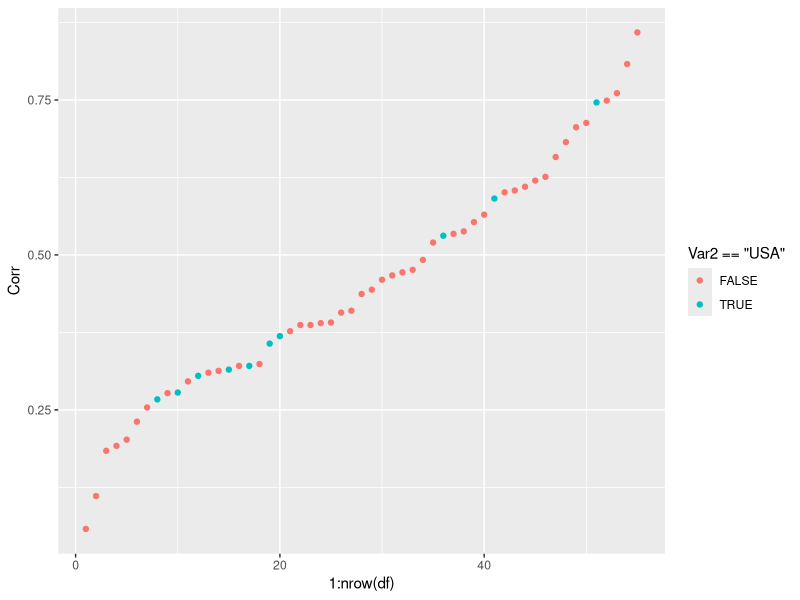
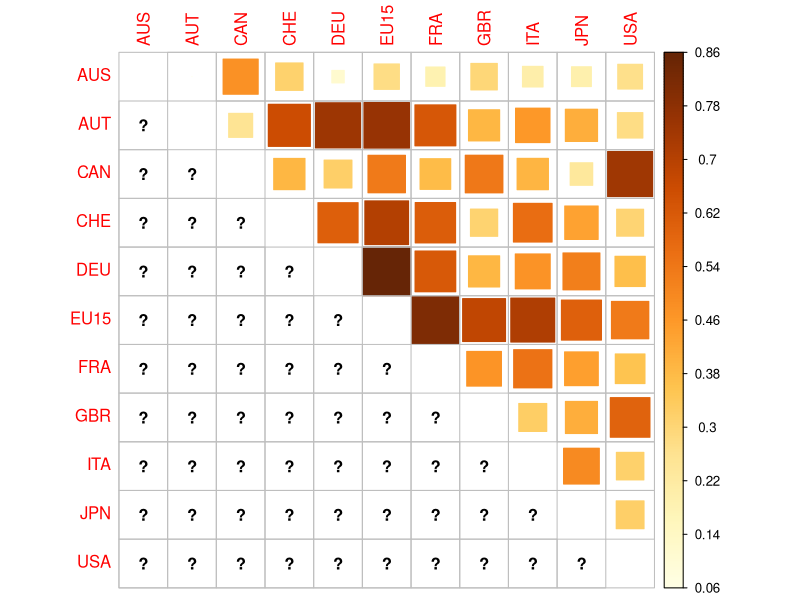

These figures' R source, in order:
###########################################################
### Read in text block as a matrix, then manipulate the matrix
### into a df suitable for correlation calcs
###########################################################

library(ggplot2)
library(corrplot)

x <- as.matrix(read.table(text = "AUS   AUT   CAN   CHE   DEU  EU15   FRA   GBR   ITA   JPN   USA
                          AUS  1.000 0.058 0.476 0.313 0.111 0.277 0.184 0.296 0.202 0.192 0.267
                          AUT  0.058 1.000 0.254 0.658 0.749 0.761 0.626 0.387 0.460 0.410 0.278
                          CAN  0.476 0.254 1.000 0.390 0.321 0.534 0.377 0.538 0.391 0.231 0.746
                          CHE  0.313 0.658 0.390 1.000 0.604 0.706 0.610 0.310 0.565 0.437 0.305
                          DEU  0.111 0.749 0.321 0.604 1.000 0.859 0.620 0.387 0.472 0.520 0.369
                          EU15 0.277 0.761 0.534 0.706 0.859 1.000 0.808 0.682 0.713 0.601 0.531
                          FRA  0.184 0.626 0.377 0.610 0.620 0.808 1.000 0.467 0.553 0.444 0.357
                          GBR  0.296 0.387 0.538 0.310 0.387 0.682 0.467 1.000 0.324 0.407 0.591
                          ITA  0.202 0.460 0.391 0.565 0.472 0.713 0.553 0.324 1.000 0.492 0.315
                          JPN  0.192 0.410 0.231 0.437 0.520 0.601 0.444 0.407 0.492 1.000 0.321
                          USA  0.267 0.278 0.746 0.305 0.369 0.531 0.357 0.591 0.315 0.321 1.000"))
x[lower.tri(x)] <- NA # clean up half the matrix
diag(x) <- NA # then the diagonal

df <- subset(as.data.frame(as.table(x), responseName = 'Corr'),!is.na(Corr)) # make a df
df <- df[order(df$Corr), ] # order the df

# now plot the corr matrix as a scatterplot isolating a single column of the df
ggplot(df, aes(x=1:nrow(df),y=Corr,col=Var2=='USA')) + geom_point()

# normal correlation heatmap
corrplot(x, is.corr = FALSE, method='square', diag=FALSE)
